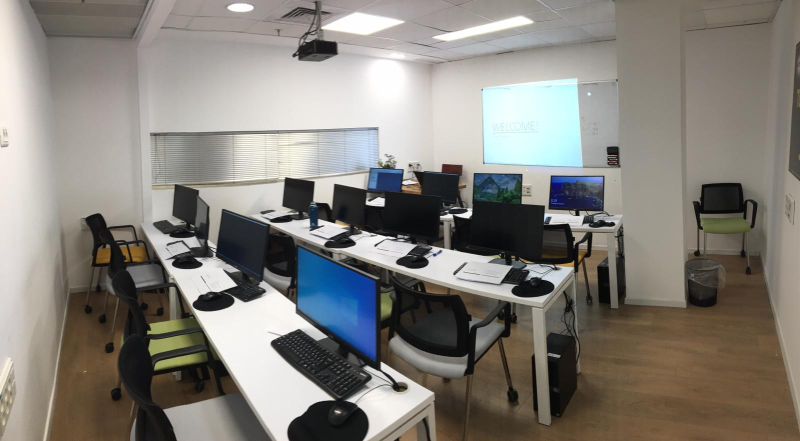
#> input picture Python for AI Engineer- Oran/class_room.jpeg, 1600 x 882 px (shown at 1/2 size)
$ jupyter execute --allow-errors 1-Numpy-part_1.ipynb
#> lines starting #> are read from the running program, lines starting #| are printed output that depends on the picture
# NUMPY

* Used in almost all numerical computations in Python
* Used for high-performance vector and matrix computations
* Provides fast precompiled functions for numerical routines
* Written in C and Fortran

```C
/* C code */
int result = 0;
for(int i=0; i<100; i++){
    result += i;
}
```

```python
# Python code
result = 0
for i in range(100):
    result += i
```

```C
/* C code */
int x = 4;
x = "four";  // FAILS
```

```python
# Python code
x = 4
x = "four"
```

## Why NumPy?
High-performance vector and matrix computations

[cell 1]
import time
def trad_version():
    t1 = time.time()
    X = range(10000000) # 10,000,000
    Y = range(10000000)
    Z = []
    for i in range(len(X)):
        Z.append(X[i] + Y[i])
    print("Top 5 Z's: " + str(Z[:5]))
    return time.time() - t1
print("time: " + str(trad_version()))

[cell 2]
import numpy as np
def numpy_version():
    t1 = time.time()
    X = np.arange(10000000)
    Y = np.arange(10000000)
    Z = X + Y
    return time.time() - t1

numpy_version()

The `numpy` package (module) is used in almost all numerical computation using Python. It is a package that provide high-performance vector, matrix and higher-dimensional data structures for Python. It is implemented in C and Fortran so when calculations are vectorized (formulated with vectors and matrices), performance is very good.

## A Python Integer Is More Than Just an Integer

This extra information in the Python integer structure is what allows Python to be coded so freely and dynamically.

## A Python List Is More Than Just a List

[cell 3]
L3 = [True, "2", 3.0, 4]
[type(item) for item in L3]

## Fixed-Type Arrays in Python

Python offers several different options for storing data in efficient, fixed-type data buffers.
The built-in ``array`` module (available since Python 3.3) can be used to create dense arrays of a uniform type:

[cell 4]
import array
L = list(range(10))
A = array.array('i', L)
A

Here ``'i'`` is a type code indicating the contents are integers.

## NumPy

To use `numpy` you need to import the module, using for example:

[cell 5]
import numpy as np

In the `numpy` package the terminology used for vectors, matrices and higher-dimensional data sets is *array*.

## NumPy Arrays

There are a number of ways to initialize new numpy arrays, for example from

* a Python list or tuples
* using functions that are dedicated to generating numpy arrays, such as `arange`, `linspace`, etc.
* reading data from files

### From lists
For example, to create new vector and matrix arrays from Python lists we can use the `numpy.array` function.

[cell 6]
# a vector: the argument to the array function is a Python list
v = np.array([1,2,3,4])
v

[cell 7]
np.array([1, 2, 3, 4], dtype='float32')

[cell 8]
# a matrix: the argument to the array function is a nested Python list
M = np.array([[1, 2], [3, 4]])
M

The `v` and `M` objects are both of the type `ndarray` that the `numpy` module provides.

[cell 9]
type(v), type(M)

The difference between the v and M arrays is only their shapes. We can get information about the shape of an array by using the ndarray.shape property.

[cell 10]
v.shape , M.shape
# ((4 ,),(2 , 2))

The number of elements in the array is available through the ndarray.size property:

[cell 11]
M.size
# 4

Equivalently, we could use the function `numpy.shape` and `numpy.size`

[cell 12]
np.shape(M), np.size(M)

So far the `numpy.ndarray` looks awefully much like a Python list (or nested list). Why not simply use Python lists for computations instead of creating a new array type?

There are several reasons:

* Python lists are very general. They can contain any kind of object. They are dynamically typed. They do not support mathematical functions such as matrix and dot multiplications, etc. Implementing such functions for Python lists would not be very efficient because of the dynamic typing.
* Numpy arrays are **statically typed** and **homogeneous**. The type of the elements is determined when the array is created.
* Numpy arrays are memory efficient.
* Because of the static typing, fast implementation of mathematical functions such as multiplication and addition of `numpy` arrays can be implemented in a compiled language (C and Fortran is used).

Using the `dtype` (data type) property of an `ndarray`, we can see what type the data of an array has:

[cell 13]
v.dtype
# dtype(’ int32 ’)

We get an error if we try to assign a value of the wrong type to an element in a numpy array:

[cell 14]
# M[0,0] = "hello"


# ---------------------------------------------------------------------------
# ValueError                                Traceback (most recent call last)
# <ipython-input-11-e1f336250f69> in <module>
# ----> 1 M[0,0] = "hello"

# ValueError: invalid literal for int() with base 10: 'hello'

If we want, we can explicitly define the type of the array data when we create it, using the `dtype` keyword argument:

[cell 15]
# Explicitly define the type of the array
M = np.array([[1 , 2], [3 , 4]], dtype=complex )
M.dtype
# dtype('complex128')

[cell 16]
M

Common data types that can be used with `dtype` are: `int`, `float`, `complex`, `bool`, `object`, etc.

We can also explicitly define the bit size of the data types, for example: `int64`, `int16`, `float128`, `complex128`.

## NumPy array-generating func

For larger arrays it is inpractical to initialize the data manually, using explicit python lists. Instead we can use one of the many functions in `numpy` that generate arrays of different forms. Some of the more common are:

#### arange

[cell 17]
# create a range
x = np.arange(0 , 10 , 1) # arguments: start , stop , step
x
# array([0 , 1 , 2 , 3 , 4 , 5 , 6 , 7 , 8 , 9])

[cell 18]
x = np.arange(-1, 1, 0.1)

x

#### linspace and logspace

[cell 19]
# using linspace, both end points ARE included

np.linspace(0 ,10 ,11) # arguments: start, end and number of points(start and end points are included)
# array([ 0.,  1.,  2.,  3.,  4.,  5.,  6.,  7.,  8.,  9., 10.])

[cell 20]
np.logspace(0, 10, 10, base=np.e)

#### mgrid

[cell 21]
x, y = np.mgrid[0:5, 0:5] # similar to meshgrid in MATLAB

[cell 22]
x

[cell 23]
y

## Diagonal and Zero matrix

#### diag
a diagonal matrix

[cell 24]
np.diag([1, 2, 3])
# array([[1,0,0],
#         [0,2,0],
#         [0,0,3]])

[cell 25]
# diagonal with offset from the main diagonal
np.diag([1,2,3], k=1)

#### zeros and ones

[cell 26]
np.zeros((3,3))
# array([[0,0,0],
#         [0,0,0],
#         [0,0,0]])

[cell 27]
np.ones((3,3))

# Exercise_1_Introduction_to_NumPy_arrays

## NumPy Array Attributes

[cell 28]
import numpy as np
np.random.seed(0)  # seed for reproducibility

x1 = np.random.randint(10, size=6)  # One-dimensional array
x2 = np.random.randint(10, size=(3, 4))  # Two-dimensional array
x3 = np.random.randint(10, size=(3, 4, 5))  # Three-dimensional array

Each array has attributes ``ndim`` (the number of dimensions), ``shape`` (the size of each dimension), and ``size`` (the total size of the array):

[cell 29]
print("x3 ndim: ", x3.ndim)
print("x3 shape:", x3.shape)
print("x3 size: ", x3.size)

Other attributes include ``itemsize``, which lists the size (in bytes) of each array element, and ``nbytes``, which lists the total size (in bytes) of the array:

[cell 30]
print("itemsize:", x3.itemsize, "bytes")
print("nbytes:", x3.nbytes, "bytes")

## Shape of Arrays
### shape

[cell 31]
b = np.arange(24)
b

[cell 32]
b.shape = (4,6) # Effective action
b

### Use `-1` for auto-calculating a dimension size

[cell 33]
b.shape = (3,-1)
b

### reshape()

[cell 34]
np.arange(24).reshape(6, 4)

[cell 35]
np.arange(24).reshape((3, 2, 4))

[cell 36]
np.arange(24).reshape((2, -1))

### ravel() - Flattens the matrix

[cell 37]
b

[cell 38]
b.reshape(-1)

[cell 39]
b.ravel() #  the same

Note: `.reshape()` (and `.ravel()`) return **views**.  Refer to docs for more info.

# Exercise_2

## File I/O
### Comma-separated values (CSV)
A very common file format for data files is comma-separated values (CSV), or related formats such as TSV (tab-separated values). To read data from such files into Numpy arrays we can use the `numpy.genfromtxt` function. For example,

Using `numpy.savetxt` we can store a Numpy array to a file in CSV format:

[cell 40]
M = np.random.rand(3,3)
M

[cell 41]
np.savetxt("random-matrix.csv", M, delimiter=",")

#> (a cell that did not finish here is left out)

### Numpy's native file format

Useful when storing and reading back numpy array data. Use the functions `numpy.save` and `numpy.load`:

[cell 43]
np.save("random-matrix.npy", M)

[cell 44]
np.load("random-matrix.npy")

# Manipulating arrays

### Array Access - Indexing
We can index elements in an array using square brackets and indices:

[cell 45]
v = np.array([1,2,3,4])
v

[cell 46]
# v is a vector, and has only one dimension, taking one index
v[0]

[cell 47]
v[3]

[cell 48]
# v[4]

# IndexError: index 4 is out of bounds for axis 0 with size 4

[cell 49]
v[-1]

[cell 50]
v[-2]

[cell 51]
# M = random.rand(3,3)
M = np.random.randint(0,20,(3,3))
M

If we omit an index of a multidimensional array it returns the whole row (or, in general, a N-1 dimensional array)

[cell 52]
# M is a matrix, or a 2 dimensional array, taking two indices
M[0, 0]

[cell 53]
M[1, 0]

[cell 54]
M[0, -1]

[cell 55]
# Access the first row
M[1]

The same thing can be achieved with using `:` instead of an index:

[cell 56]
# The first row can be also be accessed
# using this notation
M[1 ,:]

[cell 57]
# Access the first column
M[:,1]

[cell 58]
M[::-1,1]

We can assign new values to elements in an array using indexing:

[cell 59]
M[0,0] = 1
M

NumPy arrays have a fixed type:

[cell 60]
M[0,0] = 3.14159  # this will be truncated!
M

[cell 61]
# You can also assign values to an entire
# row or column
M[1 ,:] = 0
M

[cell 62]
# also works for rows and columns
M[1,:] = 0
M[:,2] = -1
M

### Index slicing
Index slicing is the technical name for the syntax `M[lower:upper:step]` to extract part of an array.

Default values ``lower=0``, ``upper=size of dimension``, ``step=1``.

[cell 63]
A = np.array([1,2,3,4,5])
A

[cell 64]
A[1:3]

[cell 65]
# Extract slices of an array
M[1:3]

[cell 66]
M[1:3 ,1:2]

Array slices are *mutable*: if they are assigned a new value the original array from which the slice was extracted is modified:

[cell 67]
A[1:3] = [-2,-3]

A

We can omit any of the three parameters in `M[lower:upper:step]`:

[cell 68]
A[::] # lower, upper, step all take the default values

[cell 69]
A[::2] # step is 2, lower and upper defaults to the beginning and end of the array

[cell 70]
A[1::2]  # every other element, starting at index 1

[cell 71]
A[:3] # first three elements

[cell 72]
A[3:] # elements from index 3

## Array Slicing - Negative Indexing
Negative indices counts from the end of the array (positive index from the begining):

[cell 73]
#  Negative indices start counting from the
# end of the array
M[-2]

[cell 74]
M[-1]

[cell 75]
A[-3:] # the last three elements

[cell 76]
A[::-1]  # all elements, reversed

[cell 77]
A[5::-2]  # reversed every other from index 5

## Array Access - Strided Access
Index slicing works exactly the same way for multidimensional arrays:

[cell 78]
A = np.array([[n+m*10 for n in range(5)] for m in range(5)])
A

[cell 79]
A[:2, :3]  # two rows, three columns

[cell 80]
# a block from the original array
A[1:4, 1:4]

[cell 81]
A[:3, ::2]  # all rows, every other column

[cell 82]
# strides
A[::2, ::2]

[cell 83]
A[::-1, ::-1]

### Fancy indexing
Fancy indexing is the name for when an array or list is used in-place of an index:

[cell 84]
row_indices = [1, 2, 3]
A[row_indices]

[cell 85]
col_indices = [1, 2, -1] # remember, index -1 means the last element
A[:, col_indices]

[cell 86]
A[row_indices, col_indices]

IndexError: shape mismatch

[cell 87]
col_indices = [1, 2]
A[:, col_indices]

[cell 88]
# A[row_indices, col_indices]
# IndexError: shape mismatch

### Be carefull with slice!

[cell 89]
a = np.linspace(10, 30, 10, dtype=int)
a

[cell 90]
a_1 = a[2:4]
a_1

[cell 91]
a_1[0] = 9999
a_1

[cell 92]
a

[cell 93]
a_1.flags

[cell 94]
a.flags

[cell 95]
a_2 = a[2:4].copy()
a_2.flags

### index masks
We can also use index masks: If the index mask is an Numpy array of data type `bool`, then an element is selected (True) or not (False) depending on the value of the index mask at the position of each element:

[cell 96]
B = np.array([n for n in range(5)])
B

[cell 97]
row_mask = np.array([True, False, True, False, False])
B[row_mask]

[cell 98]
row_mask = np.array([1,0,1,0,0], dtype=bool)
B[row_mask]

[cell 99]
B > 2

[cell 100]
B >= 2

[cell 101]
B[B >= 2]

This feature is very useful to conditionally select elements from an array, using for example comparison operators:

[cell 102]
x = np.arange(0, 10, 0.5)
x

[cell 103]
mask = (5 < x) * (x < 7.5)
mask

[cell 104]
x[mask]

## Array Operations - Scalar

[cell 105]
M*2

[cell 106]
M + 2

## Matrix multiplication

[cell 107]
M = np.random.randint(0,11,(2,3))
M

[cell 108]
N = np.random.randint(0,11,(3,2))
N

[cell 109]
M * M #  Element - wise multiplication

[cell 110]
# M * N

# ValueError: operands could not be broadcast together with shapes (2,3) (3,2)

[cell 111]
np.dot(M, N) # Matrix multiplication

## Function over vector

[cell 112]
def func1(x):
    if x  >= 3:
        return 1
    else:
        return 0
func1(1.0)

[cell 113]
func1(-1.0)

[cell 114]
v

[cell 115]
fvec = np.vectorize(func1)
fvec(v)

[cell 116]
fvec(1.0)

## Arrays in conditions

[cell 117]
(v > 3)

[cell 118]
(v > 3).any()

[cell 119]
(v > 3).all()

## Working with image

[cell 120]
from skimage import io

photo = io.imread('class_room.jpeg')
#> photo is the input picture: shape (882, 1600, 3); mean R, G, B 133, 129.2, 122.8
type(photo)

[cell 121]
photo.shape
#> Out = (882, 1600, 3)

[cell 122]
photo

[cell 123]
photo[0,0]
#> Out = [230, 220, 210]

[cell 124]
import matplotlib.pyplot as plt

plt.imshow(photo)
plt.show()

[cell 125]
photo[0:230,0:230]=[0,0,0]
plt.imshow(photo)
plt.show()

[cell 126]
photo[0:230,0:230]=[255,0,0]
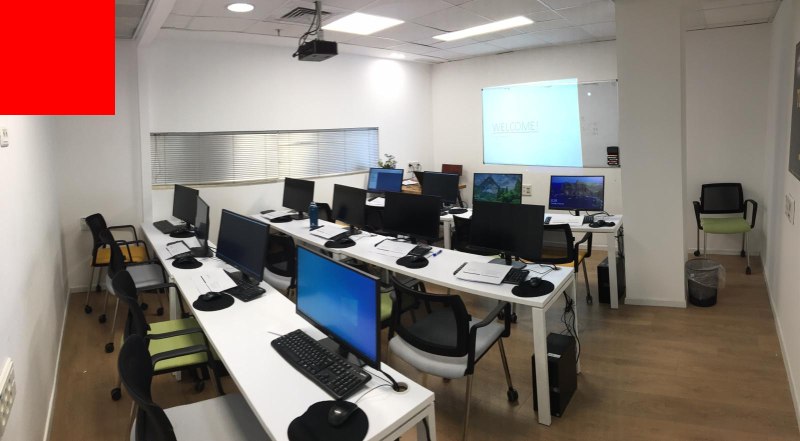
#> photo: shape (882, 1600, 3) (shown at 1/2 size); mean R, G, B 136.8, 123.7, 117.5
plt.imshow(photo)
plt.show()

[cell 127]
plt.imshow(photo[::-1])
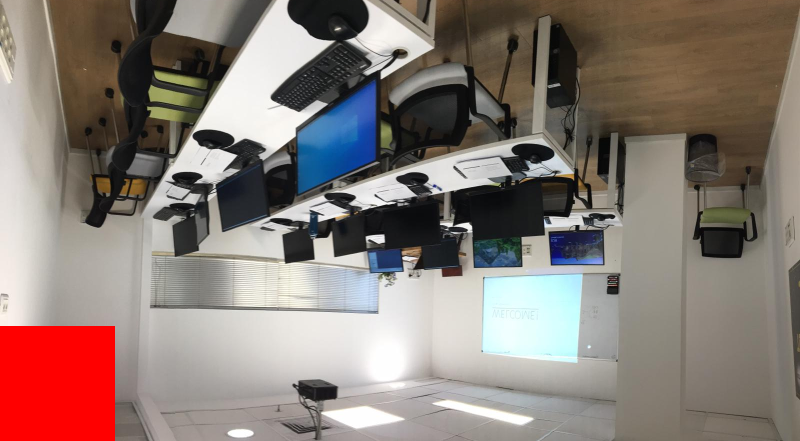
#> shown: shape (882, 1600, 3) (shown at 1/2 size); mean R, G, B 136.8, 123.7, 117.5
